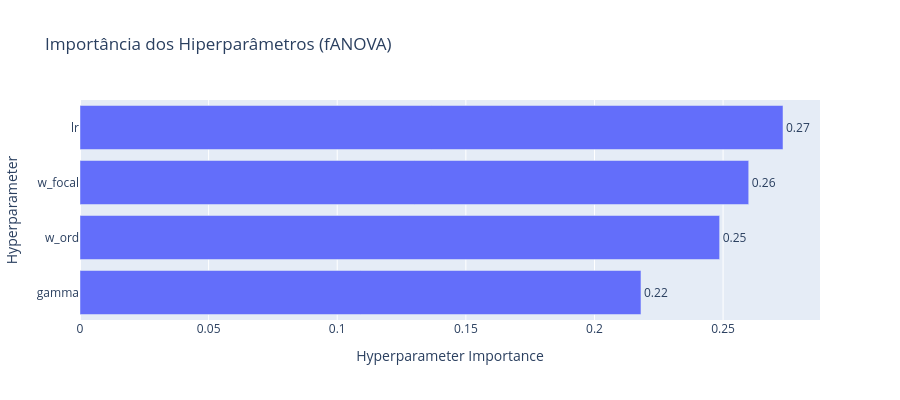

The cell this chart's notebook holds for it:
### Code cell
fig = optvis.plot_param_importances(study)
fig.update_layout(title='Importância dos Hiperparâmetros (fANOVA)', height=400)
fig.show()

### Figure 1 — Plotly figure (JSON) as saved in the notebook; plotly's stock layout.template omitted (floating-point values rounded to 4 significant figures)
{"data": [{"cliponaxis": false, "hovertemplate": ["gamma (FloatDistribution): 0.21807870387667963<extra></extra>", "w_ord (FloatDistribution): 0.2486597812910557<extra></extra>", "w_focal (FloatDistribution): 0.25996799224299516<extra></extra>", "lr (FloatDistribution): 0.27329352258926953<extra></extra>"], "name": "Objective Value", "orientation": "h", "text": ["0.22", "0.25", "0.26", "0.27"], "textposition": "outside", "type": "bar", "x": [0.2181, 0.2487, 0.26, 0.2733], "y": ["gamma", "w_ord", "w_focal", "lr"]}], "layout": {"height": 400, "title": {"text": "Importância dos Hiperparâmetros (fANOVA)"}, "xaxis": {"title": {"text": "Hyperparameter Importance"}}, "yaxis": {"title": {"text": "Hyperparameter"}}}}
